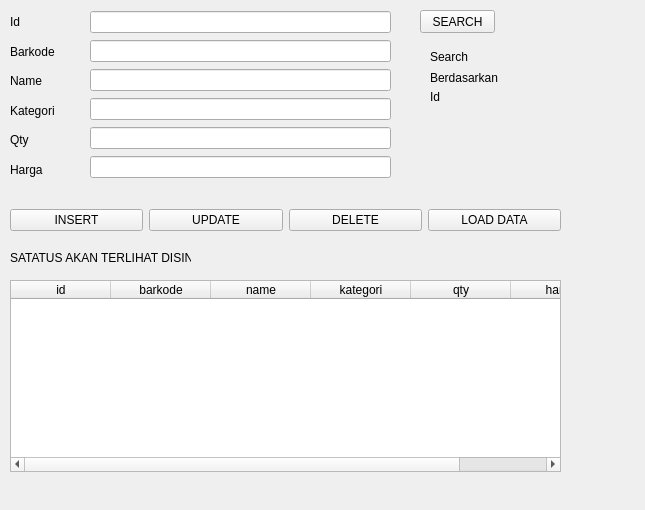
<?xml version="1.0" encoding="UTF-8"?>
<ui version="4.0">
 <class>Form</class>
 <widget class="QWidget" name="Form">
  <property name="geometry">
   <rect>
    <x>0</x>
    <y>0</y>
    <width>645</width>
    <height>510</height>
   </rect>
  </property>
  <property name="windowTitle">
   <string>Form</string>
  </property>
  <widget class="QWidget" name="verticalLayoutWidget">
   <property name="geometry">
    <rect>
     <x>10</x>
     <y>10</y>
     <width>81</width>
     <height>171</height>
    </rect>
   </property>
   <layout class="QVBoxLayout" name="verticalLayout">
    <item>
     <widget class="QLabel" name="label">
      <property name="text">
       <string>Id</string>
      </property>
     </widget>
    </item>
    <item>
     <widget class="QLabel" name="label_2">
      <property name="text">
       <string>Barkode</string>
      </property>
     </widget>
    </item>
    <item>
     <widget class="QLabel" name="label_3">
      <property name="text">
       <string>Name</string>
      </property>
     </widget>
    </item>
    <item>
     <widget class="QLabel" name="label_4">
      <property name="text">
       <string>Kategori</string>
      </property>
     </widget>
    </item>
    <item>
     <widget class="QLabel" name="label_6">
      <property name="text">
       <string>Qty</string>
      </property>
     </widget>
    </item>
    <item>
     <widget class="QLabel" name="label_5">
      <property name="text">
       <string>Harga</string>
      </property>
     </widget>
    </item>
   </layout>
  </widget>
  <widget class="QWidget" name="verticalLayoutWidget_2">
   <property name="geometry">
    <rect>
     <x>90</x>
     <y>10</y>
     <width>301</width>
     <height>171</height>
    </rect>
   </property>
   <layout class="QVBoxLayout" name="verticalLayout_2">
    <item>
     <widget class="QLineEdit" name="lineEdit"/>
    </item>
    <item>
     <widget class="QLineEdit" name="lineEdit_2"/>
    </item>
    <item>
     <widget class="QLineEdit" name="lineEdit_3"/>
    </item>
    <item>
     <widget class="QLineEdit" name="lineEdit_4"/>
    </item>
    <item>
     <widget class="QLineEdit" name="lineEdit_5"/>
    </item>
    <item>
     <widget class="QLineEdit" name="lineEdit_6"/>
    </item>
   </layout>
  </widget>
  <widget class="QPushButton" name="pushButton">
   <property name="geometry">
    <rect>
     <x>420</x>
     <y>10</y>
     <width>75</width>
     <height>23</height>
    </rect>
   </property>
   <property name="text">
    <string>SEARCH</string>
   </property>
  </widget>
  <widget class="QLabel" name="label_7">
   <property name="geometry">
    <rect>
     <x>430</x>
     <y>50</y>
     <width>47</width>
     <height>13</height>
    </rect>
   </property>
   <property name="text">
    <string>Search</string>
   </property>
  </widget>
  <widget class="QLabel" name="label_8">
   <property name="geometry">
    <rect>
     <x>430</x>
     <y>70</y>
     <width>71</width>
     <height>16</height>
    </rect>
   </property>
   <property name="text">
    <string>Berdasarkan</string>
   </property>
  </widget>
  <widget class="QLabel" name="label_9">
   <property name="geometry">
    <rect>
     <x>430</x>
     <y>90</y>
     <width>47</width>
     <height>13</height>
    </rect>
   </property>
   <property name="text">
    <string>Id</string>
   </property>
  </widget>
  <widget class="QWidget" name="horizontalLayoutWidget">
   <property name="geometry">
    <rect>
     <x>10</x>
     <y>200</y>
     <width>551</width>
     <height>41</height>
    </rect>
   </property>
   <layout class="QHBoxLayout" name="horizontalLayout">
    <item>
     <widget class="QPushButton" name="pushButton_5">
      <property name="text">
       <string>INSERT</string>
      </property>
     </widget>
    </item>
    <item>
     <widget class="QPushButton" name="pushButton_4">
      <property name="text">
       <string>UPDATE</string>
      </property>
     </widget>
    </item>
    <item>
     <widget class="QPushButton" name="pushButton_3">
      <property name="text">
       <string>DELETE</string>
      </property>
     </widget>
    </item>
    <item>
     <widget class="QPushButton" name="pushButton_2">
      <property name="text">
       <string>LOAD DATA</string>
      </property>
     </widget>
    </item>
   </layout>
  </widget>
  <widget class="QLabel" name="label_10">
   <property name="geometry">
    <rect>
     <x>10</x>
     <y>250</y>
     <width>181</width>
     <height>16</height>
    </rect>
   </property>
   <property name="text">
    <string>SATATUS AKAN TERLIHAT DISINI</string>
   </property>
  </widget>
  <widget class="QTableWidget" name="tableWidget">
   <property name="geometry">
    <rect>
     <x>10</x>
     <y>280</y>
     <width>551</width>
     <height>192</height>
    </rect>
   </property>
   <column>
    <property name="text">
     <string>id</string>
    </property>
   </column>
   <column>
    <property name="text">
     <string>barkode</string>
    </property>
   </column>
   <column>
    <property name="text">
     <string>name</string>
    </property>
   </column>
   <column>
    <property name="text">
     <string>kategori</string>
    </property>
   </column>
   <column>
    <property name="text">
     <string>qty</string>
    </property>
   </column>
   <column>
    <property name="text">
     <string>harga</string>
    </property>
   </column>
  </widget>
 </widget>
 <resources/>
 <connections/>
</ui>
